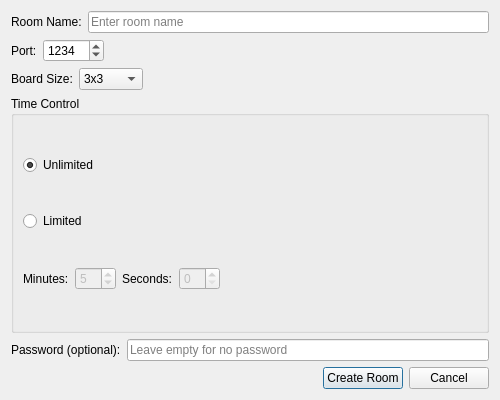
<?xml version="1.0" encoding="UTF-8"?>
<ui version="4.0">
 <class>HostGameDialog</class>
 <widget class="QDialog" name="HostGameDialog">
  <property name="geometry">
   <rect>
    <x>0</x>
    <y>0</y>
    <width>500</width>
    <height>400</height>
   </rect>
  </property>
  <property name="windowTitle">
   <string>Host Game</string>
  </property>
  <property name="modal">
   <bool>true</bool>
  </property>
  <layout class="QVBoxLayout" name="verticalLayout">
   <item>
    <layout class="QHBoxLayout" name="horizontalLayout_name">
     <item>
      <widget class="QLabel" name="label_roomName">
       <property name="text">
        <string>Room Name:</string>
       </property>
      </widget>
     </item>
     <item>
      <widget class="QLineEdit" name="roomNameEdit">
       <property name="placeholderText">
        <string>Enter room name</string>
       </property>
      </widget>
     </item>
    </layout>
   </item>
   <item>
    <layout class="QHBoxLayout" name="horizontalLayout_port">
     <item>
      <widget class="QLabel" name="label_port">
       <property name="text">
        <string>Port:</string>
       </property>
      </widget>
     </item>
     <item>
      <widget class="QSpinBox" name="portSpin">
       <property name="minimum">
        <number>1024</number>
       </property>
       <property name="maximum">
        <number>65535</number>
       </property>
       <property name="value">
        <number>1234</number>
       </property>
      </widget>
     </item>
     <item>
      <spacer name="horizontalSpacer_port">
       <property name="orientation">
        <enum>Qt::Horizontal</enum>
       </property>
       <property name="sizeHint" stdset="0">
        <size>
         <width>40</width>
         <height>20</height>
        </size>
       </property>
      </spacer>
     </item>
    </layout>
   </item>
   <item>
    <layout class="QHBoxLayout" name="horizontalLayout_board">
     <item>
      <widget class="QLabel" name="label_boardSize">
       <property name="text">
        <string>Board Size:</string>
       </property>
      </widget>
     </item>
     <item>
      <widget class="QComboBox" name="boardSizeCombo">
       <item>
        <property name="text">
         <string>3x3</string>
        </property>
       </item>
       <item>
        <property name="text">
         <string>4x4</string>
        </property>
       </item>
       <item>
        <property name="text">
         <string>5x5</string>
        </property>
       </item>
       <item>
        <property name="text">
         <string>6x6</string>
        </property>
       </item>
       <item>
        <property name="text">
         <string>7x7</string>
        </property>
       </item>
       <item>
        <property name="text">
         <string>8x8</string>
        </property>
       </item>
       <item>
        <property name="text">
         <string>9x9</string>
        </property>
       </item>
       <item>
        <property name="text">
         <string>10x10</string>
        </property>
       </item>
      </widget>
     </item>
     <item>
      <spacer name="horizontalSpacer_board">
       <property name="orientation">
        <enum>Qt::Horizontal</enum>
       </property>
       <property name="sizeHint" stdset="0">
        <size>
         <width>40</width>
         <height>20</height>
        </size>
       </property>
      </spacer>
     </item>
    </layout>
   </item>
   <item>
    <widget class="QGroupBox" name="timeGroup">
     <property name="title">
      <string>Time Control</string>
     </property>
     <layout class="QVBoxLayout" name="verticalLayout_time">
      <item>
       <widget class="QRadioButton" name="unlimitedRadio">
        <property name="text">
         <string>Unlimited</string>
        </property>
        <property name="checked">
         <bool>true</bool>
        </property>
       </widget>
      </item>
      <item>
       <widget class="QRadioButton" name="limitedRadio">
        <property name="text">
         <string>Limited</string>
        </property>
       </widget>
      </item>
      <item>
       <layout class="QHBoxLayout" name="horizontalLayout_limit">
        <item>
         <widget class="QLabel" name="label_minutes">
          <property name="text">
           <string>Minutes:</string>
          </property>
         </widget>
        </item>
        <item>
         <widget class="QSpinBox" name="minutesSpin">
          <property name="minimum">
           <number>0</number>
          </property>
          <property name="maximum">
           <number>60</number>
          </property>
          <property name="value">
           <number>5</number>
          </property>
          <property name="enabled">
           <bool>false</bool>
          </property>
         </widget>
        </item>
        <item>
         <widget class="QLabel" name="label_seconds">
          <property name="text">
           <string>Seconds:</string>
          </property>
         </widget>
        </item>
        <item>
         <widget class="QSpinBox" name="secondsSpin">
          <property name="minimum">
           <number>0</number>
          </property>
          <property name="maximum">
           <number>59</number>
          </property>
          <property name="value">
           <number>0</number>
          </property>
          <property name="enabled">
           <bool>false</bool>
          </property>
         </widget>
        </item>
        <item>
         <spacer name="horizontalSpacer_time">
          <property name="orientation">
           <enum>Qt::Horizontal</enum>
          </property>
          <property name="sizeHint" stdset="0">
           <size>
            <width>40</width>
            <height>20</height>
           </size>
          </property>
         </spacer>
        </item>
       </layout>
      </item>
     </layout>
    </widget>
   </item>
   <item>
    <layout class="QHBoxLayout" name="horizontalLayout_password">
     <item>
      <widget class="QLabel" name="label_password">
       <property name="text">
        <string>Password (optional):</string>
       </property>
      </widget>
     </item>
     <item>
      <widget class="QLineEdit" name="passwordEdit">
       <property name="echoMode">
        <enum>QLineEdit::Password</enum>
       </property>
       <property name="placeholderText">
        <string>Leave empty for no password</string>
       </property>
      </widget>
     </item>
    </layout>
   </item>
   <item>
    <layout class="QHBoxLayout" name="horizontalLayout_buttons">
     <item>
      <spacer name="horizontalSpacer_buttons">
       <property name="orientation">
        <enum>Qt::Horizontal</enum>
       </property>
       <property name="sizeHint" stdset="0">
        <size>
         <width>40</width>
         <height>20</height>
        </size>
       </property>
      </spacer>
     </item>
     <item>
      <widget class="QPushButton" name="createButton">
       <property name="text">
        <string>Create Room</string>
       </property>
      </widget>
     </item>
     <item>
      <widget class="QPushButton" name="cancelButton">
       <property name="text">
        <string>Cancel</string>
       </property>
      </widget>
     </item>
    </layout>
   </item>
  </layout>
 </widget>
 <resources/>
 <connections/>
</ui>
